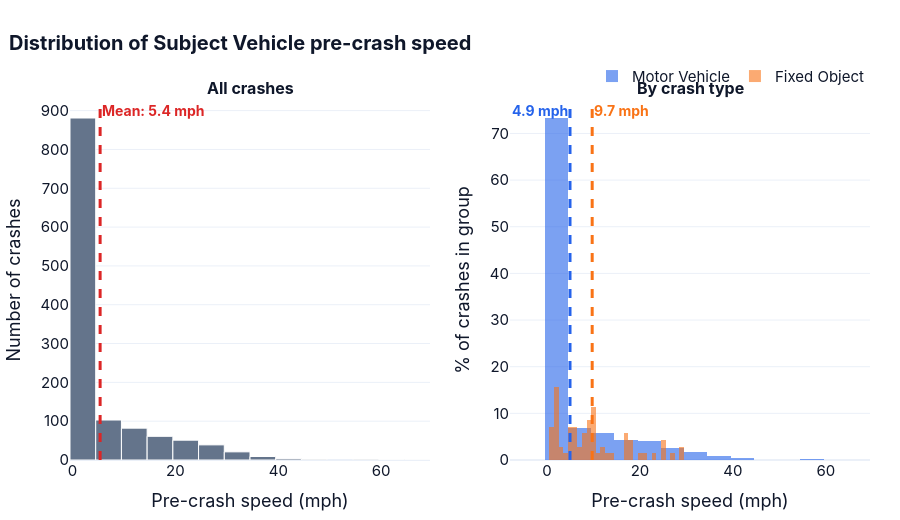

This figure's notebook cell:
### Code cell
analysis.plot_histogram()

### Figure 1 — Plotly figure (JSON) as saved in the notebook; plotly's stock layout.template omitted (floating-point values rounded to 4 significant figures; data arrays with more than 128 entries replaced by an {"elided": "..."} marker saying what was removed)
{"data": [{"marker": {"color": "#64748B", "line": {"color": "white", "width": 1}}, "name": "All crashes", "nbinsx": 30, "showlegend": false, "type": "histogram", "x": {"elided": "1257 int values"}, "xaxis": "x", "yaxis": "y"}, {"histnorm": "percent", "marker": {"color": "#2563EB"}, "name": "Motor Vehicle", "nbinsx": 30, "opacity": 0.6, "type": "histogram", "x": {"elided": "1154 int values"}, "xaxis": "x2", "yaxis": "y2"}, {"histnorm": "percent", "marker": {"color": "#F97316"}, "name": "Fixed Object", "nbinsx": 30, "opacity": 0.6, "type": "histogram", "x": [2, 1, 2, 2, 10, 5, 2, 21, 14, 10, 17, 6, 20, 23, 9, 18, 1, 2, 17, 8, 6, 9, 6, 8, 6, 2, 27, 3, 9, 29, 9, 17, 2, 1, 17, 10, 5, 25, 18, 10, 10, 10, 12, 5, 25, 1, 13, 7, 5, 9, 5, 8, 11, 25, 2, 2, 6, 29, 9, 3, 7, 2, 4, 12, 18, 8, 1, 2, 10, 10], "xaxis": "x2", "yaxis": "y2"}], "layout": {"annotations": [{"font": {"size": 16}, "showarrow": false, "text": "<b>All crashes</b>", "x": 0.225, "xanchor": "center", "xref": "paper", "y": 1, "yanchor": "bottom", "yref": "paper"}, {"font": {"size": 16}, "showarrow": false, "text": "<b>By crash type</b>", "x": 0.775, "xanchor": "center", "xref": "paper", "y": 1, "yanchor": "bottom", "yref": "paper"}, {"font": {"color": "#DC2626", "size": 14}, "showarrow": false, "text": "<b>Mean: 5.4 mph</b>", "x": 5.356, "xanchor": "left", "xref": "x", "y": 1, "yanchor": "top", "yref": "y domain"}, {"font": {"color": "#2563EB", "size": 14}, "showarrow": false, "text": "<b>4.9 mph</b>", "x": 4.941, "xanchor": "right", "xref": "x2", "y": 1, "yanchor": "top", "yref": "y2 domain"}, {"font": {"color": "#F97316", "size": 14}, "showarrow": false, "text": "<b>9.7 mph</b>", "x": 9.714, "xanchor": "left", "xref": "x2", "y": 1, "yanchor": "top", "yref": "y2 domain"}], "barmode": "overlay", "font": {"color": "#0F172A", "family": "Inter, Segoe UI, Arial, sans-serif", "size": 15}, "height": 520, "legend": {"orientation": "h", "title": {}, "x": 1, "xanchor": "right", "y": 1.02, "yanchor": "bottom"}, "margin": {"b": 60, "l": 70, "r": 30, "t": 100}, "shapes": [{"line": {"color": "#DC2626", "dash": "dash", "width": 3}, "type": "line", "x0": 5.356, "x1": 5.356, "xref": "x", "y0": 0, "y1": 1, "yref": "y domain"}, {"line": {"color": "#2563EB", "dash": "dash", "width": 3}, "type": "line", "x0": 4.941, "x1": 4.941, "xref": "x2", "y0": 0, "y1": 1, "yref": "y2 domain"}, {"line": {"color": "#F97316", "dash": "dash", "width": 3}, "type": "line", "x0": 9.714, "x1": 9.714, "xref": "x2", "y0": 0, "y1": 1, "yref": "y2 domain"}], "title": {"font": {"size": 20}, "text": "<b>Distribution of Subject Vehicle pre-crash speed</b>", "x": 0.01}, "xaxis": {"anchor": "y", "domain": [0, 0.45], "title": {"text": "Pre-crash speed (mph)"}}, "xaxis2": {"anchor": "y2", "domain": [0.55, 1], "title": {"text": "Pre-crash speed (mph)"}}, "yaxis": {"anchor": "x", "domain": [0, 1], "title": {"text": "Number of crashes"}}, "yaxis2": {"anchor": "x2", "domain": [0, 1], "title": {"text": "% of crashes in group"}}}}
